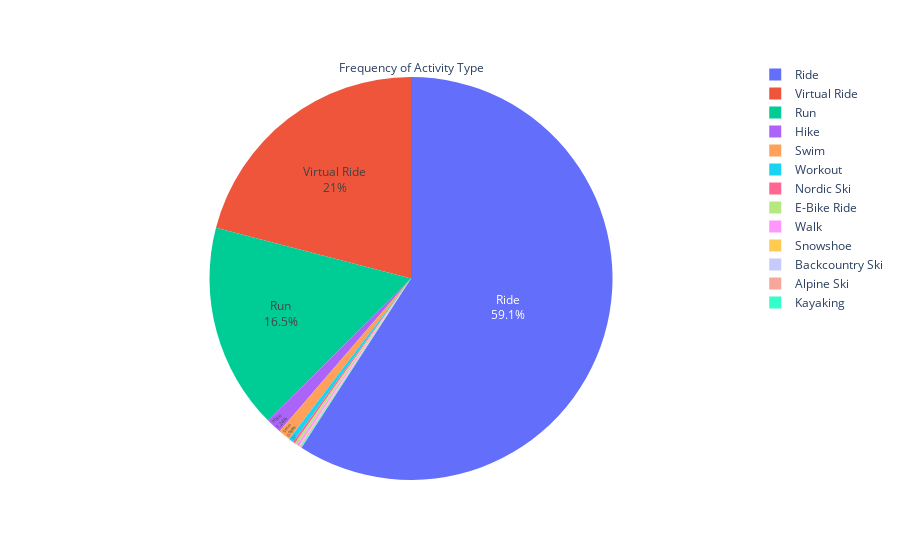

The code cell stored with this chart in its notebook:
### Code cell
import plotly.express as px
fig = px.pie(data_strava, values='activity_count', names='activity_type')
fig.update_traces(textposition='inside', textinfo='percent+label',title='Frequency of Activity Type')
fig.show()

### Figure 1 — Plotly figure (JSON) as saved in the notebook; plotly's stock layout.template omitted (floating-point values rounded to 4 significant figures; data arrays with more than 128 entries replaced by an {"elided": "..."} marker saying what was removed)
{"data": [{"domain": {"x": [0, 1], "y": [0, 1]}, "hovertemplate": "activity_type=%{label}<br>activity_count=%{value}<extra></extra>", "labels": {"elided": "1618 str values"}, "legendgroup": "", "name": "", "showlegend": true, "textinfo": "percent+label", "textposition": "inside", "title": {"text": "Frequency of Activity Type"}, "type": "pie", "values": {"elided": "1618 int values"}}], "layout": {"legend": {"tracegroupgap": 0}, "margin": {"t": 60}}}
